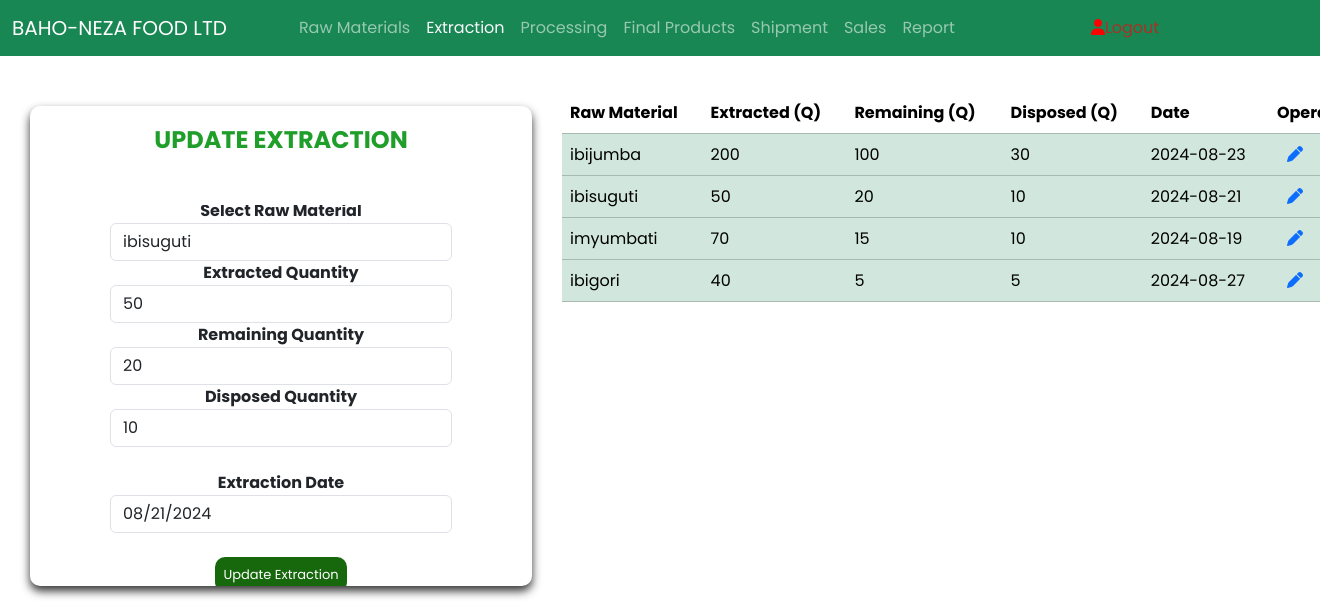
/extraction.php?edit_id=16 (signed in), run on the app's committed database.
### tables this page shows
CREATE TABLE `extraction` (
  `ext_id` int(11) NOT NULL,
  `raw_id` int(11) NOT NULL,
  `extracted_quantity` int(11) NOT NULL,
  `remaining_quantity` int(11) NOT NULL,
  `disposed_quantity` int(11) NOT NULL,
  `date` date NOT NULL
);

CREATE TABLE `raw_material` (
  `raw_id` int(11) NOT NULL,
  `name` varchar(100) NOT NULL,
  `imported_quantity` int(11) NOT NULL,
  `unit_price` double NOT NULL,
  `total_price` double NOT NULL,
  `import_date` date NOT NULL
);

### extraction.php (the view, shortened to what this page needs)
<?php
include 'config.php';
$mssg = "";
$update_data = null;
if (isset($_GET['edit_id'])) {
    $edit_id = $_GET['edit_id'];
    $result = $db->query("SELECT * FROM extraction WHERE ext_id=$edit_id");
    $update_data = $result->fetch_assoc();
}
$raw_materials = $db->query("SELECT * FROM raw_material");
?>
<html lang="en">
<head>
    <link rel="stylesheet" href="bootstrap.min.css">
    <link rel="stylesheet" href="style.css">
    <link rel="stylesheet" href="Font-Awesome-6.x/css/all.min.css">
</head>
<body>
    <nav class="navbar navbar-expand-sm navbar-dark bg-success">
        <div class="container-fluid">
            <a class="navbar-brand" href="dashboard.php">BAHO-NEZA FOOD LTD</a>
            <div class="collapse navbar-collapse mx-5" id="mynavbar">
                <ul class="navbar-nav me-auto">
                    <li class="nav-item"><a class="nav-link" href="raw_material.php">Raw Materials</a></li>
                    <li class="nav-item"><a class="nav-link text-light" href="extraction.php">Extraction</a></li>
                    <li class="nav-item"><a class="nav-link" href="milled.php">Processing</a></li>
                    <li class="nav-item"><a class="nav-link" href="final_product.php">Final Products</a></li>
                    <li class="nav-item"><a class="nav-link" href="shipment.php">Shipment</a></li>
                    <li class="nav-item"><a class="nav-link" href="sales.php">Sales</a></li>
                    <li class="nav-item"><a class="nav-link" href="report.php">Report</a></li>
                    <li class="nav-item"><a class="nav-link" href="logout.php" style="color:rgba(211, 25, 25, 0.765);"><i class="fas fa-user" style="margin-left:120px;color:red;"></i>Logout</a></li>
                </ul>
            </div>
        </div>
    </nav>
    <div class="form-table">
        <div class="add-form">
            <h4 class="form-head"><?php echo isset($update_data) ? 'UPDATE EXTRACTION' : 'ADD EXTRACTION'; ?></h4><br>
            <p class="success-mssg"><?php echo $mssg; ?></p>
            <form action="" method="post" class="record-form">
                <label for="raw_id" class="labels">Select Raw Material</label>
                <select name="raw_id" class="form-control" required>
                    <?php while ($raw = $raw_materials->fetch_assoc()) { ?>
                        <option value="<?php echo $raw['raw_id']; ?>" <?php if (isset($update_data) && $update_data['raw_id'] == $raw['raw_id']) echo 'selected'; ?>>
                            <?php echo $raw['name']; ?>
                        </option>
                    <?php } ?>
                </select>
                <label for="extracted_quantity" class="labels">Extracted Quantity</label>
                <input type="number" id="extracted_quantity" name="extracted_quantity" value="<?php echo $update_data['extracted_quantity'] ?? ''; ?>" placeholder="Enter extracted quantity..." class="form-control" required oninput="updateDisposedQuantity()">
                <label for="remaining_quantity" class="labels">Remaining Quantity</label>
                <input type="number" id="remaining_quantity" name="remaining_quantity" value="<?php echo $update_data['remaining_quantity'] ?? ''; ?>" placeholder="Enter remaining quantity..." class="form-control" required oninput="updateDisposedQuantity()">
                <label for="disposed_quantity" class="labels">Disposed Quantity</label>
                <input type="number" id="disposed_quantity" name="disposed_quantity" value="<?php echo $update_data['disposed_quantity'] ?? ''; ?>" placeholder="Disposed quantity..." class="form-control" readonly><br>
                <label for="date" class="labels">Extraction Date</label>
                <input type="date" name="date" value="<?php echo isset($update_data) ? $update_data['date'] : date('Y-m-d'); ?>" class="form-control" readonly><br>
                <input type="submit" class="add-product-btn" value="<?php echo isset($update_data) ? 'Update Extraction' : 'Add Extraction'; ?>">
            </form>
        </div>
        <div class="table-data">
            <div class="table-responsive table-container mt-3">
                <table class="table table-success table-hover">
                    <thead>
                        <tr>
                            <th>Raw Material</th>
                            <th>Extracted (Q)</th>
                            <th>Remaining (Q)</th>
                            <th>Disposed (Q)</th>
                            <th>Date</th>
                            <th colspan="2">Operations</th>
                        </tr>
                    </thead>
                    <tbody>
                        <?php
                        $qry = $db->query("SELECT extraction.*, raw_material.name FROM extraction JOIN raw_material ON extraction.raw_id = raw_material.raw_id");
                        while ($row = $qry->fetch_assoc()) { ?>
                            <tr>
                                <td><?php echo $row['name']; ?></td>
                                <td><?php echo $row['extracted_quantity']; ?></td>
                                <td><?php echo $row['remaining_quantity']; ?></td>
                                <td><?php echo $row['disposed_quantity']; ?></td>
                                <td><?php echo $row['date']; ?></td>
                                <td>
                                    <a href="?edit_id=<?php echo $row['ext_id']; ?>" style="margin-left:10px;"><i class="fas fa-pen"></i></a>
                                </td>
                            </tr>
                        <?php }
                        ?>
                    </tbody>
                </table>
            </div>
        </div>
    </div>
</body>
</html>

### style.css (style rules this page uses)
* { margin: 0; padding: 0; box-sizing: border-box; }
body, input { font-family: "Poppins", sans-serif; }
form { display: flex; align-items: center; justify-content: center; flex-direction: column; padding: 0rem 5rem; transition: all 0.2s 0.7s; overflow: hidden; grid-column: 1 / 2; grid-row: 1 / 2; }
.form-table { width: 100%; height: 90.5vh; display: flex; }
.add-product-btn { border: none; padding: 8px; border-radius: 10px; background-color: #17680d; color: #fff; font-size: small; }
.add-form { height: 450px; text-align: center; display: flex; flex-direction: column; margin-top: 50px; margin-left: 30px; padding-top: 20px; border-radius: 10px; box-shadow: 0 5px 10px #333; }
input::placeholder { font-size: 12px; }
.labels { font-weight: bold; }
.form-head { color: #209e2a; font-weight: bold; }
.table-data { width: 750px; height: 500px; margin-top: 20; border-radius: 10px; }
.table { width: 100%; }
.success-mssg { border: 2px solid black; width: 150px; text-align: center; padding: 1px; margin-left: 120px; border-radius: 8px; color: rgba(69, 230, 117, 0.922); border: none; }

### extraction.php (style rules this page uses)
.table-container { max-height: 400px; overflow-y: auto; position: relative; margin-left:30px; width: 830px; }
.table-container table { width: 100%; border-collapse: collapse; }
.table-container thead th { position: sticky; top: 0; background: #fff; z-index: 10; }
.add-form { height: 480px; }

### data on the page
extraction: raw_id "ibisuguti", extracted_quantity "50", remaining_quantity "20", disposed_quantity "10", date "08/21/2024", raw.name "ibisuguti", date "2024-08-21"
extraction: raw.name "ibijumba", extracted_quantity "200", remaining_quantity "100", disposed_quantity "30", date "2024-08-23"
extraction: raw.name "imyumbati", extracted_quantity "70", remaining_quantity "15", disposed_quantity "10", date "2024-08-19"
extraction: raw.name "ibigori", extracted_quantity "40", remaining_quantity "5", disposed_quantity "5", date "2024-08-27"
